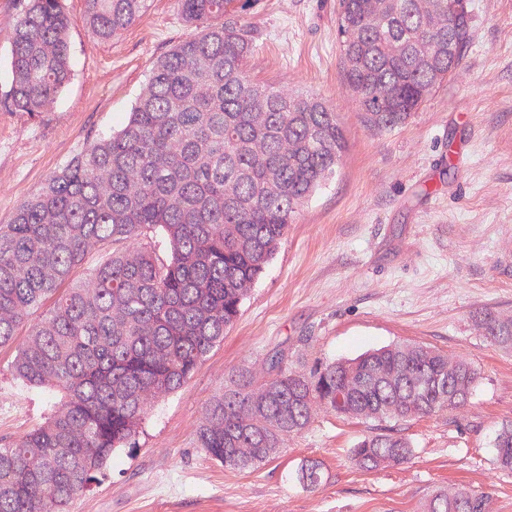
#> input picture data/histology/sample_he_tile.jpg, 1024 x 1024 px (shown at 1/2 size)
$ python run_benchmarks.py
#> lines starting #> are read from the running program, lines starting #| are printed output that depends on the picture; after the words box and inside, x2 and y2 are one past the last pixel; in counts of white or black regions, pixels touching at a corner belong together
### services/histology.py
"""
services/histology.py
Turns a real H&E image into patch tokens for the Spatial Perceiver Resampler.

1. Colour deconvolution into haematoxylin (nuclei) and eosin (stroma/cytoplasm) optical density
   using the Ruifrok & Johnston stain vectors.
2. The image is tiled into PATCH x PATCH pixel patches; each patch becomes a 16-dim descriptor
   (stain densities, nuclear/stroma/lumen fractions, texture, colour).
3. Slide-level tissue composition (stroma %, nuclear %, lumen %) is summarised from the same masks
   and feeds the stromal penetration penalty in the orchestrator.

The bundled sample is a public H&E tile (AMIDA13 breast-cancer image from github.com/schaugf/HEnorm_python, MIT);
it is NOT this patient's lung biopsy. Upload your own tile from the UI or POST /api/histology.
"""

import io
import os
from typing import Any, Dict

import numpy as np
from PIL import Image

BASE_DIR = os.path.dirname(os.path.dirname(os.path.abspath(__file__)))
SAMPLE_IMAGE = os.path.join(BASE_DIR, "data", "histology", "sample_he_tile.jpg")
UPLOADED_IMAGE = os.path.join(BASE_DIR, "data", "histology", "uploaded_he_tile.png")

PATCH = 32
# Haematoxylin optical density above which a pixel counts as nuclear chromatin.
NUCLEAR_OD = 0.35
MAX_SIDE = 1024

# Ruifrok & Johnston (2001) H&E(+DAB) stain matrix; rows are unit OD vectors.
_STAIN_RGB = np.array([
    [0.650, 0.704, 0.286],   # haematoxylin
    [0.072, 0.990, 0.105],   # eosin
    [0.268, 0.570, 0.776],   # residual / DAB
])
_STAIN_RGB = _STAIN_RGB / np.linalg.norm(_STAIN_RGB, axis=1, keepdims=True)
_UNMIX = np.linalg.inv(_STAIN_RGB)

FEATURE_NAMES = [
    "h_od_mean", "h_od_std", "e_od_mean", "e_od_std", "nuclear_frac", "stroma_frac", "lumen_frac",
    "h_to_e_ratio", "grad_energy", "h_grad_energy", "r_mean", "g_mean", "b_mean", "sat_mean",
    "h_od_p90", "e_od_p90",
]


def current_image_path() -> str:
    return UPLOADED_IMAGE if os.path.exists(UPLOADED_IMAGE) else SAMPLE_IMAGE


# [4 lines left out: function save_upload, not called in this run]


def reset_upload() -> None:
    if os.path.exists(UPLOADED_IMAGE):
        os.remove(UPLOADED_IMAGE)


def _load_rgb(path: str) -> np.ndarray:
#> called with path = 'data/histology/sample_he_tile.jpg'
    img = Image.open(path).convert("RGB")
#> img is the input picture: PIL image 1024x1024 RGB; mean R, G, B 203.8, 151.8, 184.2
    scale = MAX_SIDE / max(img.size)
    if scale < 1:
        img = img.resize((int(img.size[0] * scale), int(img.size[1] * scale)), Image.BILINEAR)
    w, h = (img.size[0] // PATCH) * PATCH, (img.size[1] // PATCH) * PATCH
    return np.asarray(img.crop((0, 0, w, h)), dtype=np.float64) / 255.0


def stain_densities(rgb: np.ndarray) -> np.ndarray:
    od = -np.log(np.clip(rgb, 1.0 / 255.0, 1.0))
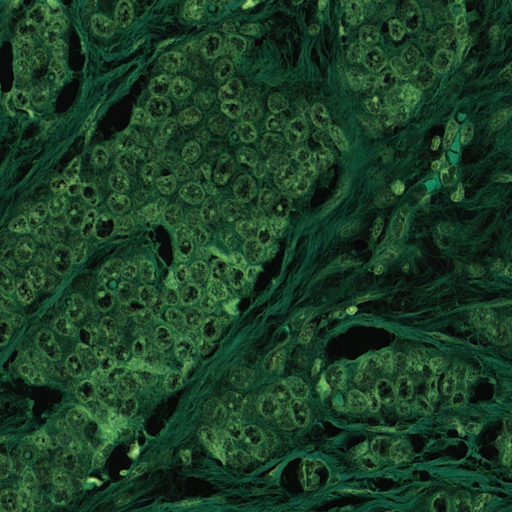
#> od: shape (1024, 1024, 3) float64 (shown at 1/2 size); mean of channels 0, 1, 2 0.236, 0.55, 0.336; drawn with min black and max white
    return np.clip(od.reshape(-1, 3) @ _UNMIX, 0, None).reshape(rgb.shape)


def extract(path: str = None) -> Dict[str, Any]:
    """Returns patch tokens (N x 16), the patch grid shape and slide-level composition."""
    path = path or current_image_path()
    rgb = _load_rgb(path)
    stains = stain_densities(rgb)
    h_od, e_od = stains[..., 0], stains[..., 1]

    brightness = rgb.mean(axis=-1)
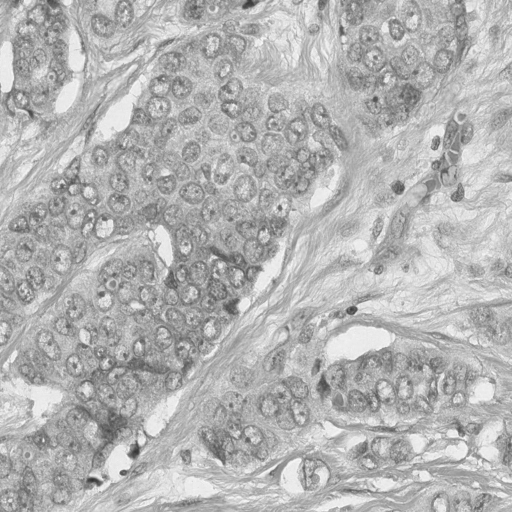
#> brightness: shape (1024, 1024) float64 (shown at 1/2 size); min 0.175, max 0.997, mean 0.706
    sat = rgb.max(axis=-1) - rgb.min(axis=-1)
    lumen = (brightness > 0.85) & (sat < 0.12)
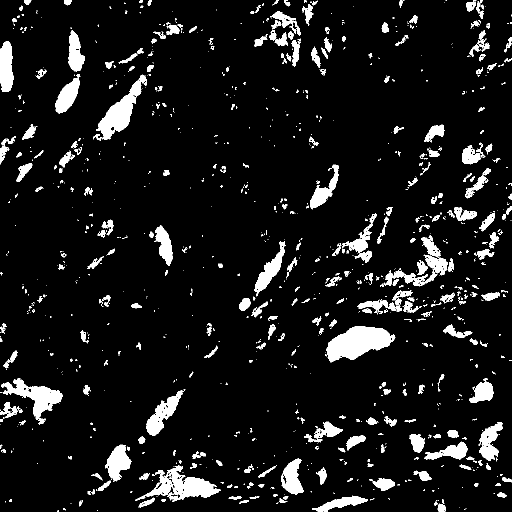
#> lumen: shape (1024, 1024) bool (shown at 1/2 size); 8.5% white; 1105 white regions (754 under 20 px), largest, box (x1, y1, x2, y2) and area: (653, 652, 791, 725) 5969, (270, 931, 442, 1002) 4449, (186, 149, 294, 281) 4284
    nuclear = (h_od > NUCLEAR_OD) & ~lumen
#> nuclear: shape (1024, 1024) bool; 20.9% white; 2291 white regions (1762 under 20 px), largest, box (x1, y1, x2, y2) and area: (235, 490, 525, 784) 19966, (130, 650, 346, 937) 16010, (690, 0, 946, 187) 7042
    stroma = (e_od > h_od * 1.2) & ~nuclear & ~lumen
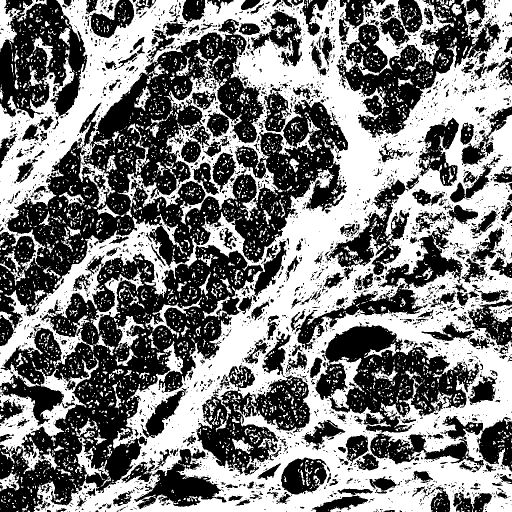
#> stroma: shape (1024, 1024) bool (shown at 1/2 size); 49.2% white; 4081 white regions (3446 under 20 px), largest, box (x1, y1, x2, y2) and area: (0, 0, 1024, 1024) 436806, (0, 717, 198, 948) 11605, (181, 534, 288, 669) 2049

    gy, gx = np.gradient(brightness)
    grad = np.sqrt(gx ** 2 + gy ** 2)
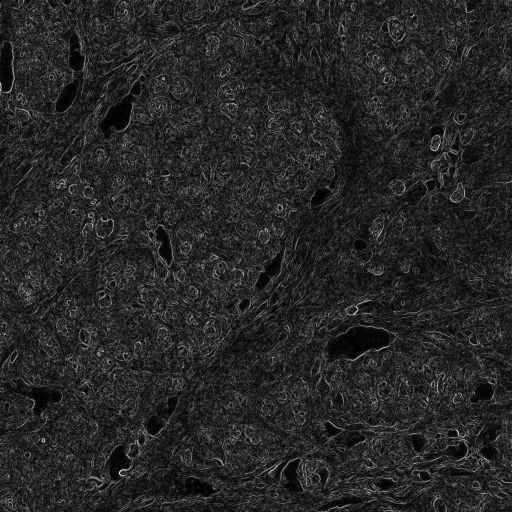
#> grad: shape (1024, 1024) float64 (shown at 1/2 size); min 0, max 0.252, mean 0.0381; drawn with min black and max white
    hgy, hgx = np.gradient(h_od)
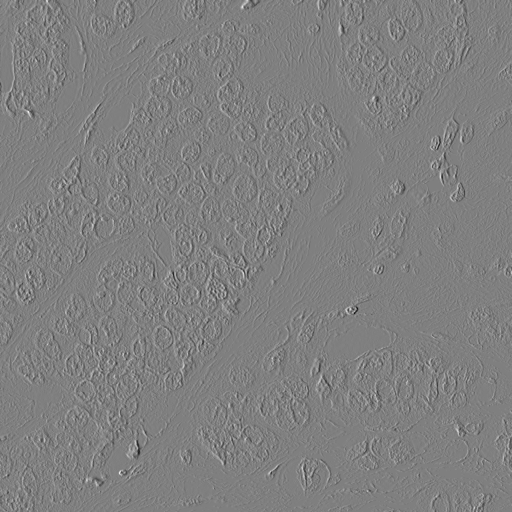
#> hgx: shape (1024, 1024) float64 (shown at 1/2 size); min -0.609, max 0.605, mean -2.49e-05; drawn with min black and max white
    hgrad = np.sqrt(hgx ** 2 + hgy ** 2)

    rows, cols = rgb.shape[0] // PATCH, rgb.shape[1] // PATCH

    def patches(a):
        return a.reshape(rows, PATCH, cols, PATCH).swapaxes(1, 2).reshape(rows * cols, PATCH * PATCH)
#> returned value: shape (1024, 1024) float64

    ph, pe = patches(h_od), patches(e_od)
    tokens = np.stack([
        ph.mean(1), ph.std(1), pe.mean(1), pe.std(1),
        patches(nuclear.astype(float)).mean(1), patches(stroma.astype(float)).mean(1),
        patches(lumen.astype(float)).mean(1),
        ph.mean(1) / (pe.mean(1) + 1e-3),
        patches(grad).mean(1), patches(hgrad).mean(1),
        patches(rgb[..., 0]).mean(1), patches(rgb[..., 1]).mean(1), patches(rgb[..., 2]).mean(1),
        patches(sat).mean(1),
        np.percentile(ph, 90, axis=1), np.percentile(pe, 90, axis=1),
    ], axis=1)
#> in patches (call 7), `return a.reshape(rows, PATCH, cols, PATCH).swapaxes(1, 2).reshape(rows..`:
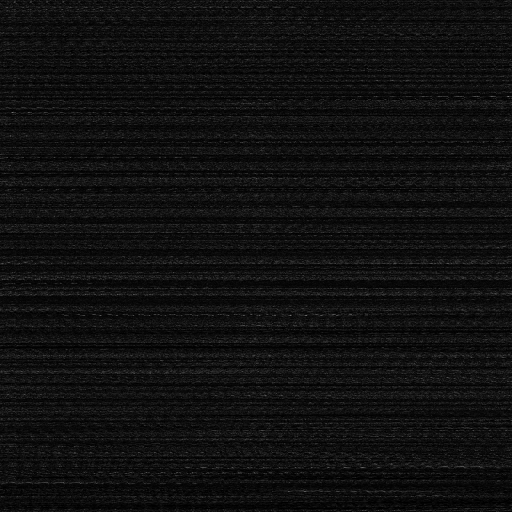
#> returned value: shape (1024, 1024) float64 (shown at 1/2 size); min 0, max 0.735, mean 0.0638
#> (the rest of the program and of its run is left out)
